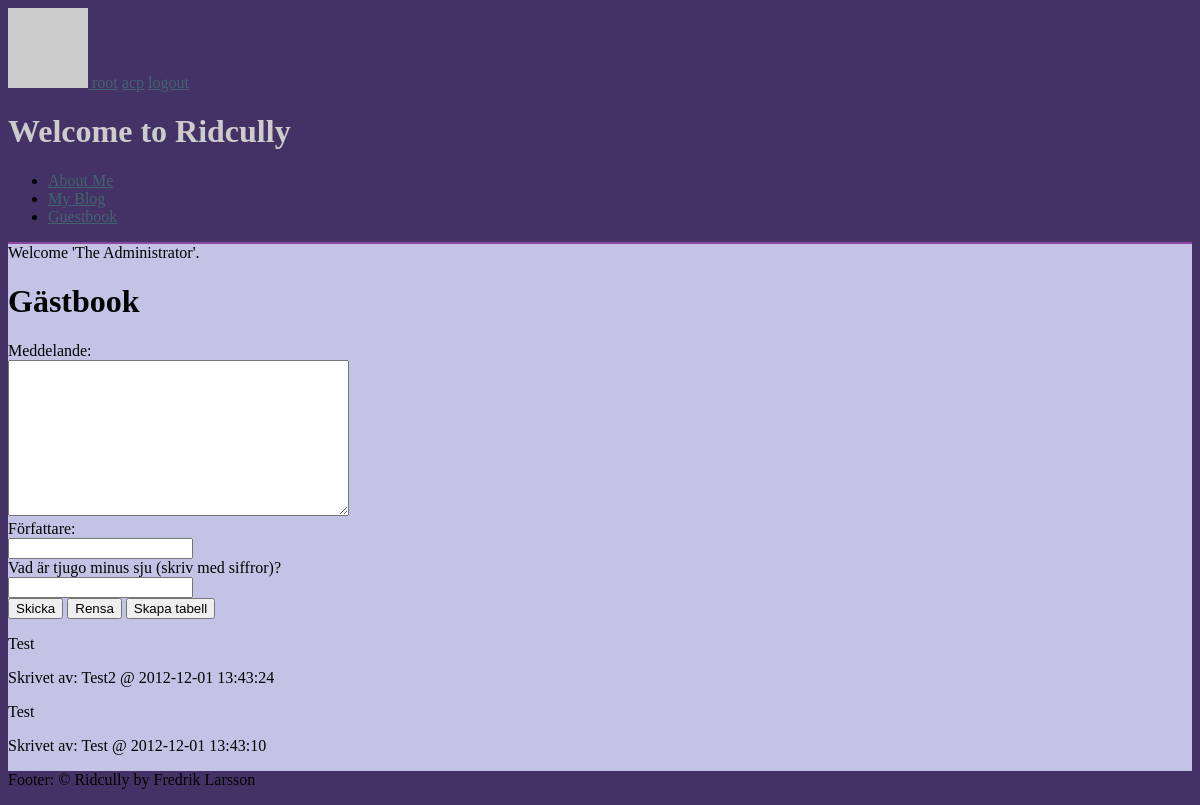
Before: /guestbook (signed in) with the older database file.
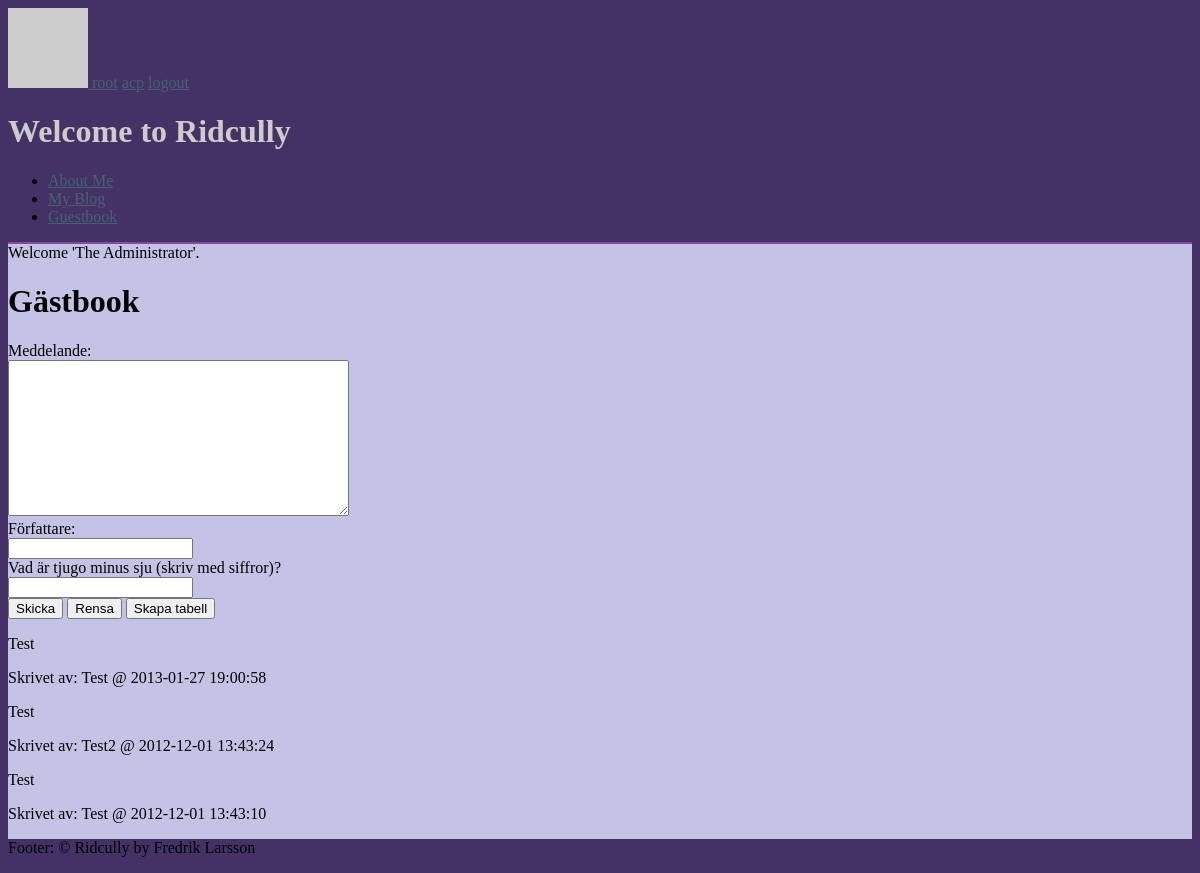
After: the same page with the newer database file.
### tables this page shows
CREATE TABLE r_gb (post_id INTEGER PRIMARY KEY, post_message TEXT, post_author TEXT, post_time DATETIME default (datetime('now', 'localtime')));

### index.php (called while the page is built, shortened)
<?php
require(RIDCULLY_INSTALL_PATH . '/src/CRidcully/bootstrap.php');
$r = CRidcully::Instance();
$r->FrontControllerRoute();
$r->ThemeEngineRender();

### src/CRidcully/bootstrap.php (called while the page is built, shortened)
<?php
function autoload($aClassName) {
  $classFile = "/src/{$aClassName}/{$aClassName}.php";
   $file1 = RIDCULLY_INSTALL_PATH . $classFile;
}

### src/CRequest/CRequest.php (called while the page is built, shortened)
<?php
class CRequest {
	public function __construct($uriType=0) {
    $this->cleanUri       = $uriType= 1 ? true : false;
	}
	public function CreateUri($uri=null, $method=null, $arguments=null) {
		if(!empty($uri) && (strpos($uri, '://') || $uri[0] == '/')) {
			return $uri;
		}
    $prepend = $this->base_uri;
    $uri = trim($uri, '/');
    $method = empty($method) ? null : '/' . trim($method, '/');
    $arguments = empty($arguments) ? null : '/' . trim($arguments, '/');
    return $prepend . rtrim("$uri$method$arguments", '/');
  }
  public function Init($baseUri = null, $routing=null) {
		$scriptPart = $scriptName = $_SERVER['SCRIPT_NAME'];
		$currentUri = $this->GetCurrentUri();
		$parts 	    = parse_url($currentUri);
		$baseUri 		= !empty($baseUri) ? $baseUri : "{$parts['scheme']}://{$parts['host']}" . (isset($parts['port']) ? ":{$parts['port']}" : '') . rtrim(dirname($scriptName), '/');
		$this->base_uri 	= rtrim($baseUri, '/') . '/';
  }
	public function GetCurrentUri() {
    $uri = "http";
    $uri .= (@$_SERVER["HTTPS"] == "on") ? 's' : '';
    $uri .= "://";
    $serverPort = ($_SERVER["SERVER_PORT"] == "80") ? '' :
    (($_SERVER["SERVER_PORT"] == 443 && @$_SERVER["HTTPS"] == "on") ? '' : ":{$_SERVER['SERVER_PORT']}");
    $uri .= $_SERVER["SERVER_NAME"] . $serverPort . htmlspecialchars($_SERVER["REQUEST_URI"]);
		return $uri;
	}
}

### src/CSession/CSession.php (called while the page is built, shortened)
<?php
class CSession {
    private $key;
    private $flash = null;
    public function __construct($key) {
    $this->key = $key;
    }
    public function GetMessages() {
        return isset($this->flash['messages']) ? $this->flash['messages'] : null;
    }
    public function PopulateFromSession() {
        if(isset($_SESSION[$this->key])) {
          $this->data = $_SESSION[$this->key];
          if(isset($this->data['flash'])) {
            $this->flash = $this->data['flash'];
          }
        }
    }
}

### src/CDatabase/CDatabase.php (called while the page is built, shortened)
<?php
class CDatabase {
  private $db = null;
  public function __construct($dsn, $username = null, $password = null, $driver_options = null) {
    $this->db = new PDO($dsn, $username, $password, $driver_options);
    $this->db->SetAttribute(PDO::ATTR_ERRMODE, PDO::ERRMODE_EXCEPTION);
  }
  public function ExecuteSelectQueryAndFetchAll($query, $params=array()){
    $this->stmt = $this->db->prepare($query);
    $this->stmt->execute($params);
    return $this->stmt->fetchAll(PDO::FETCH_ASSOC);
  }
}

### src/CMGuestBook/CMGuestBook.php (called while the page is built, shortened)
<?php
class CMGuestBook extends CObject implements IHasSQL, IModule {
  public static function SQL($key=null) {
   $queries = array(
      'create table guestbook'  => "CREATE TABLE IF NOT EXISTS r_gb (post_id INTEGER PRIMARY KEY, post_message TEXT, post_author TEXT, post_time DATETIME default (datetime('now', 'localtime')));",
      'insert into guestbook'   => "INSERT INTO r_gb (post_message, post_author) VALUES (?, ?);",
      'select from guestbook' => 'SELECT * FROM r_gb ORDER BY post_id DESC;',
      'drop guestbook'          => 'DROP TABLE r_gb;',
   );
    return $queries[$key];
  }
  public function ReadAll() {
    try {
      return $this->database->ExecuteSelectQueryAndFetchAll(self::SQL('select from guestbook'));
    } catch (Exception $e) {
      return array();
    }
  }
}
?>

### src/CCGuestBook/CCGuestBook.php (called while the page is built, shortened)
<?php
class CCGuestBook extends CObject implements IController {
  private $guestbookModel;
  public function __construct() {
    $this->guestbookModel = new CMGuestBook();
  }
    public function Index() {
    $this->views->SetTitle("Gästbok");
    $this->views->AddInclude(__DIR__ . '/index.tpl.php', array(
        'posts'=>  $this->guestbookModel->ReadAll(),
        'formAction' => $this->request->CreateUri('guestbook/post')
    ), 'primary');
  }
}
?>

### src/CCGuestBook/index.tpl.php (the view)
<h1>Gästbook</h1>
 <form action="<?=$formAction?>" method="post">
   <label for="message">Meddelande:<br>
    <textarea id="message" cols="40" rows="10" name="message"></textarea>
   </label><br>
   <label for="author">Författare:<br>
    <input type="text" id="author" name="author">
   </label><br>
   <label for="password">Vad är tjugo minus sju (skriv med siffror)?<br>
    <input type="text" id="password" name="password">
   </label><br>
   <input type="submit" name="submit" id="submit" value="Skicka">
   <input type="submit" name="clear" id="clear" value="Rensa">
   <input type="submit" name="create" id="create" value="Skapa tabell">
 </form>
<?php foreach ($posts as $post): ?>
<article class="post">
  <p class="message"><?=$post["post_message"]?></p>
  <p class="author">Skrivet av: <?=$post["post_author"]?> @ <?=$post["post_time"]?></p>
</article>
<?php endforeach; ?>

### src/CRidcully/CRidcully.php (shortened to what the changed rows need)
<?php
class CRidcully implements ISingleton {
  private static $instance = null;
  public $request;
  public $data = array('main' => '',
      'title' => '',
      'header' => '',
      'footer' => '');
  public static function Instance() {
    if(self::$instance == null) {
      self::$instance = new CRidcully();
    }
    return self::$instance;
  }
  protected function __construct() {
    $this->views = new CViewContainer();
    $this->session = new CSession($this->config['session_key']);
  }
  public function FrontControllerRoute() {
    $this->request = new CRequest();
    $this->request->Init($this->config['base_uri'], $this->config['routing']);
    $controller = $this->request->controller;
    $method     = $this->request->method;
    $arguments  = $this->request->arguments;
    $controllerExists    = isset($this->config['controllers'][$controller]);
    $controllerEnabled   = false;
    $className           = false;
    $classExists         = false;
    if($controllerExists) {
      $controllerEnabled    = ($this->config['controllers'][$controller]['enabled'] === true);
      $className            = $this->config['controllers'][$controller]['class'];
      $classExists          = class_exists($className);
    }
    if($controllerExists && $controllerEnabled && $classExists) {
      $rc = new ReflectionClass($className);
      if($rc->implementsInterface('IController')) {
        if($rc->hasMethod($method)) {
          $controllerObj = $rc->newInstance();
          $methodObj = $rc->getMethod($method);
          $methodObj->invokeArgs($controllerObj, $arguments);
        } else {
          die("404. " . get_class() . ' error: Controller does not contain method.');
        }
      } else {
        die('404. ' . get_class() . ' error: Controller does not implement interface IController.');
      }
    }
    else {
      die('404. Page is not found.');
    }
  }
  public function ThemeEngineRender() {
    $themePath    = RIDCULLY_INSTALL_PATH . '/' . $this->config['theme']['path'];
    $parentPath = null;
    if(isset($this->config['theme']['parent'])) {
      $parentPath = RIDCULLY_INSTALL_PATH . '/' . $this->config['theme']['parent'];
    }
    $this->data['stylesheet'] = $this->config['theme']['stylesheet'];
    include_once RIDCULLY_INSTALL_PATH . '/themes/functions.php';
    if($parentPath) {
      if(is_file("{$parentPath}/functions.php")) {
        include "{$parentPath}/functions.php";
      }
    }
    if(is_array($this->config['theme']['menu_to_region'])) {
      foreach($this->config['theme']['menu_to_region'] as $key => $val) {
        $this->views->AddString($this->DrawMenu($key), array(), $val);
      }
    }
    extract($this->data);
    extract($this->views->GetData());
    $templateFile = (isset($this->config['theme']['template_file'])) ? $this->config['theme']['template_file'] : 'default.tpl.php';
    if(is_file("{$themePath}/{$templateFile}")) {
      include("{$themePath}/{$templateFile}");
    } else if(is_file("{$parentPath}/{$templateFile}")) {
      include("{$parentPath}/{$templateFile}");
    } else {
      throw new Exception('No such template file.');
    }
  }
  public function CreateUri($urlOrController=null, $method=null, $arguments=null) {
    return $this->request->CreateUri($urlOrController, $method, $arguments);
  }
  public function DrawMenu($menu) {
    $items = null;
    if(isset($this->config['menus'][$menu])) {
      foreach($this->config['menus'][$menu] as $val) {
        $selected = null;
        $items .= "<li><a {$selected} href='" . $this->CreateUri($val['url']) . "'>{$val['label']}</a></li>\n";
      }
    } else {
      throw new Exception('No such menu.');
    }
    return "<ul class='menu {$menu}'>\n{$items}</ul>\n";
  }
}

### src/CViewContainer/CViewContainer.php (shortened to what the changed rows need)
<?php
class CViewContainer {
   private $views = array();
   public function AddInclude($file, $variables=array(), $region='default') {
     $this->views[$region][] = array('type' => 'include', 'file' => $file, 'variables' => $variables);
     return $this;
  }
  public function AddString($string, $variables=array(), $region='default')
  {
    $this->views[$region][] = array('type'=>'string', 'string' => $string, 'variables' => $variables);
    return $this;
  }
  public function Render($region='default') {
    if(!isset($this->views[$region])) return;
    foreach($this->views[$region] as $view) {
      switch($view['type']) {
        case 'include': if(isset($view['variables'])) extract($view['variables']); include($view['file']); break;
        case 'string': if(isset($view['variables'])) extract($view['variables']); echo $view['string']; break;
      }
     }
  }
}

### themes/functions.php (shortened to what the changed rows need)
<?php
function render_views($region='default') {
  return CRidcully::Instance()->views->Render($region);
}
    function get_messages_from_session() {
      $messages = CRidcully::Instance()->session->GetMessages();
      $html = null;
      if(!empty($messages)) {
        foreach($messages as $val) {
          $valid = array('info', 'notice', 'success', 'warning', 'error', 'alert');
          $class = (in_array($val['type'], $valid)) ? $val['type'] : 'info';
          $html .= "<div class='$class'>{$val['message']}</div>\n";
        }
      }
      return $html;
    }

Changed rows visible on the page:
added r_gb: post_message "Test", post_author "Test", post_time "2013-01-27 19:00:58"
